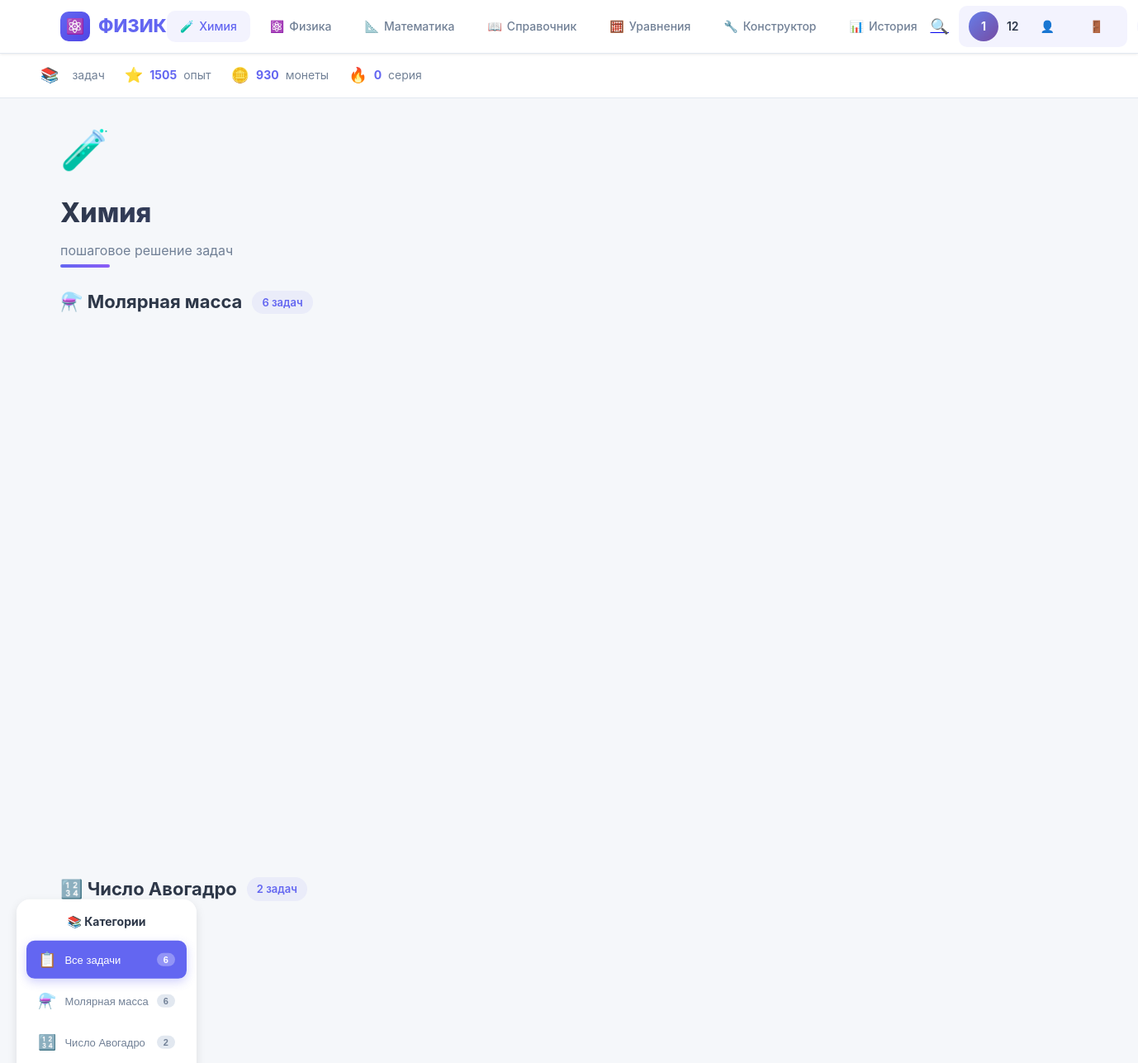
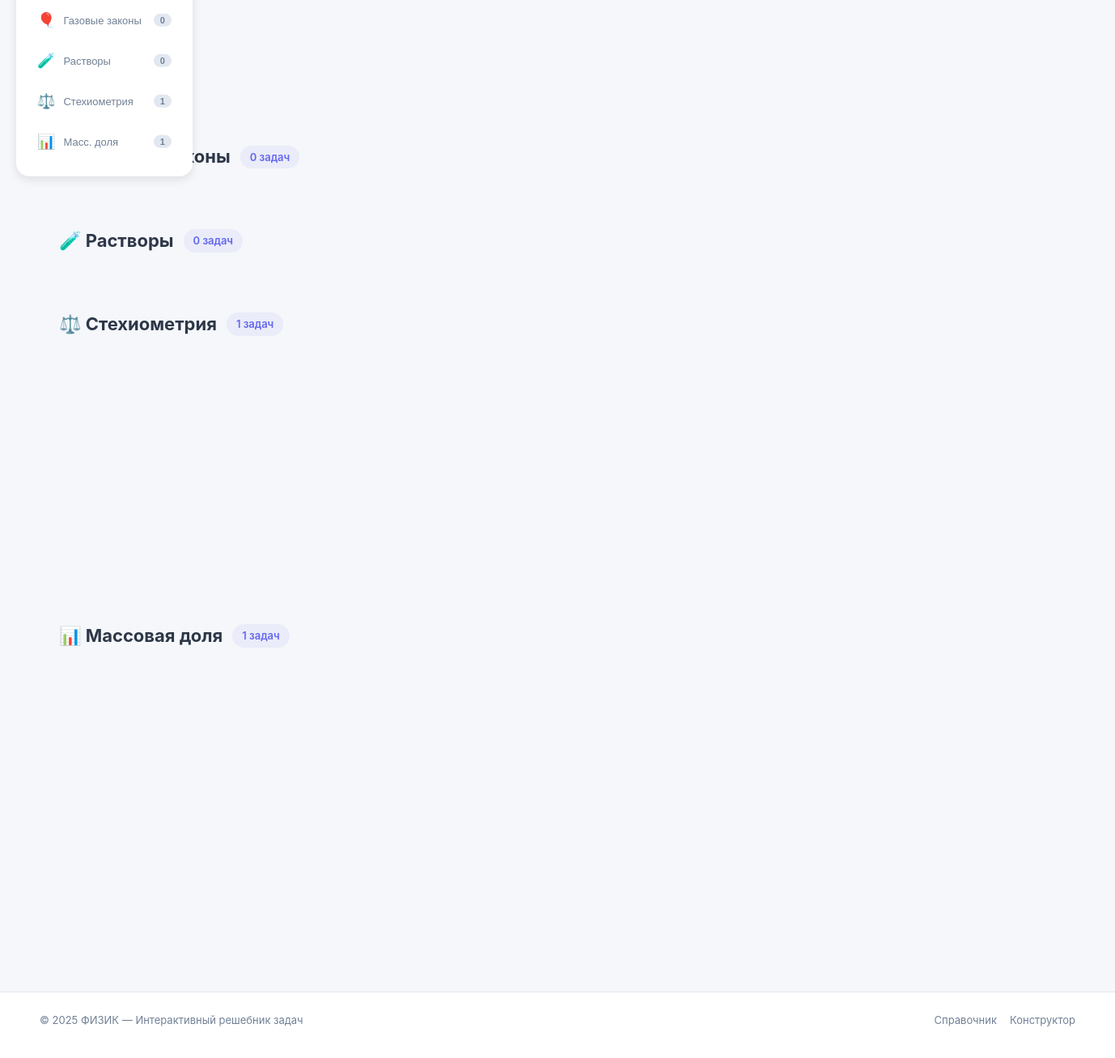
Screenshot of /chemistry (signed in) with the database file from the repository (2 pictures, top to bottom).
### tables this page shows
CREATE TABLE users (
            id INTEGER PRIMARY KEY AUTOINCREMENT,
            username TEXT NOT NULL UNIQUE,
            email TEXT NOT NULL UNIQUE,
            password_hash TEXT NOT NULL,
            avatar TEXT DEFAULT 'default',
            created_at TEXT NOT NULL,
            xp INTEGER DEFAULT 0,
            coins INTEGER DEFAULT 0,
            streak INTEGER DEFAULT 0
        );

### app.py (the view)
@app.route('/chemistry')
def chemistry():
    user = get_current_user()
    if not user:
        flash('Войдите в аккаунт для сохранения результатов', 'warning')
        return redirect(url_for('login'))
    chemistry_tasks = [{'id': k, **t} for k, t in TASKS.items() if t.get('category') == 'Химия']
    return render_template('chemistry.html',
                           user=user,
                           chemistry_tasks=chemistry_tasks,
                           avogadro_tasks=[t for t in chemistry_tasks if 'Авогадро' in t['name']],
                           gas_law_tasks=[t for t in chemistry_tasks if 'Газ' in t['name']],
                           concentration_tasks=[t for t in chemistry_tasks if 'Раствор' in t['name']],
                           stoichiometry_tasks=[t for t in chemistry_tasks if 'Стехиометрия' in t['name']],
                           mass_percent_tasks=[t for t in chemistry_tasks if 'Массовая' in t['name']])

### app.py (called while the page is built)
def get_current_user():
    if 'user_id' in session:
        return get_user_by_id(session['user_id'])
    return None

### models.py (called while the page is built)
def _get_connection():
    conn = sqlite3.connect(DB_PATH)
    conn.execute("PRAGMA foreign_keys = ON")
    return conn

def get_user_by_id(user_id):
    with _get_connection() as conn:
        conn.row_factory = sqlite3.Row
        user = conn.execute("SELECT * FROM users WHERE id = ?", (user_id,)).fetchone()
        if not user:
            return None
        return {
            'id': user['id'],
            'username': user['username'],
            'email': user['email'],
            'avatar': user['avatar'],
            'xp': user['xp'],
            'coins': user['coins'],
            'streak': user['streak'],
            'created_at': user['created_at']
        }

### templates/chemistry.html (shortened to what this page needs)
{% extends 'base.html' %}
{% block content %}
<div class="page-header">
    <div class="task-icon">🧪</div>
    <h1>Химия</h1>
    <p class="subtitle">пошаговое решение задач</p>
</div>
<div class="category-sidebar">
    <h3 class="sidebar-title">📚 Категории</h3>
    <button class="category-item active" data-category="all" onclick="filterTasks('all')">
        <span class="category-icon">📋</span>
        <span class="category-name">Все задачи</span>
        <span class="category-badge">6</span>
    </button>
    <button class="category-item" data-category="Молярная масса" onclick="filterTasks('Молярная масса')">
        <span class="category-icon">⚗️</span>
        <span class="category-name">Молярная масса</span>
        <span class="category-badge">{{ chemistry_tasks|length }}</span>
    </button>
    <button class="category-item" data-category="Число Авогадро" onclick="filterTasks('Число Авогадро')">
        <span class="category-icon">🔢</span>
        <span class="category-name">Число Авогадро</span>
        <span class="category-badge">{{ avogadro_tasks|length }}</span>
    </button>
    <button class="category-item" data-category="Газовые законы" onclick="filterTasks('Газовые законы')">
        <span class="category-icon">🎈</span>
        <span class="category-name">Газовые законы</span>
        <span class="category-badge">{{ gas_law_tasks|length }}</span>
    </button>
    <button class="category-item" data-category="Растворы" onclick="filterTasks('Растворы')">
        <span class="category-icon">🧪</span>
        <span class="category-name">Растворы</span>
        <span class="category-badge">{{ concentration_tasks|length }}</span>
    </button>
    <button class="category-item" data-category="Стехиометрия" onclick="filterTasks('Стехиометрия')">
        <span class="category-icon">⚖️</span>
        <span class="category-name">Стехиометрия</span>
        <span class="category-badge">{{ stoichiometry_tasks|length }}</span>
    </button>
    <button class="category-item" data-category="Массовая доля" onclick="filterTasks('Массовая доля')">
        <span class="category-icon">📊</span>
        <span class="category-name">Масс. доля</span>
        <span class="category-badge">{{ mass_percent_tasks|length }}</span>
    </button>
</div>
<section class="category-section" data-category="Молярная масса">
    <div class="category-header">
        <h2>⚗️ Молярная масса</h2>
        <span class="category-count">{{ chemistry_tasks|length }} задач</span>
    </div>
    <div class="cards-grid">
    </div>
</section>
<section class="category-section" data-category="Число Авогадро">
    <div class="category-header">
        <h2>🔢 Число Авогадро</h2>
        <span class="category-count">{{ avogadro_tasks|length }} задач</span>
    </div>
    <div class="cards-grid">
    </div>
</section>
<section class="category-section" data-category="Газовые законы">
    <div class="category-header">
        <h2>🎈 Газовые законы</h2>
        <span class="category-count">{{ gas_law_tasks|length }} задач</span>
    </div>
</section>
<section class="category-section" data-category="Растворы">
    <div class="category-header">
        <h2>🧪 Растворы</h2>
        <span class="category-count">{{ concentration_tasks|length }} задач</span>
    </div>
</section>
<section class="category-section" data-category="Стехиометрия">
    <div class="category-header">
        <h2>⚖️ Стехиометрия</h2>
        <span class="category-count">{{ stoichiometry_tasks|length }} задач</span>
    </div>
    <div class="cards-grid">
    </div>
</section>
<section class="category-section" data-category="Массовая доля">
    <div class="category-header">
        <h2>📊 Массовая доля</h2>
        <span class="category-count">{{ mass_percent_tasks|length }} задач</span>
    </div>
    <div class="cards-grid">
    </div>
</section>
{% endblock %}

### templates/base.html (shortened to what this page needs)
<!doctype html>
<html lang="ru">
<head>
    <link rel="stylesheet" href="{{ url_for('static', filename='style.css') }}?v=13">
</head>
<body>
<header class="topbar">
    <div class="topbar-inner">
        <a href="{{ url_for('index') }}" class="logo">
            <span class="logo-icon">⚛️</span>
            <span class="logo-text">ФИЗИК</span>
        </a>
        <nav class="topnav">
            <a href="{{ url_for('chemistry') }}" class="topnav-item {% if request.endpoint == 'chemistry' %}active{% endif %}">
                <span class="topnav-icon">🧪</span>
                <span>Химия</span>
            </a>
            <a href="{{ url_for('index') }}" class="topnav-item {% if request.endpoint == 'index' %}active{% endif %}">
                <span class="topnav-icon">⚛️</span>
                <span>Физика</span>
            </a>
            <a href="{{ url_for('math') }}" class="topnav-item {% if request.endpoint == 'math' %}active{% endif %}">
                <span class="topnav-icon">📐</span>
                <span>Математика</span>
            </a>
            <a href="{{ url_for('reference') }}" class="topnav-item {% if request.endpoint == 'reference' %}active{% endif %}">
                <span class="topnav-icon">📖</span>
                <span>Справочник</span>
            </a>
            <a href="{{ url_for('equation') }}" class="topnav-item {% if request.endpoint == 'equation' %}active{% endif %}">
                <span class="topnav-icon">🧮</span>
                <span>Уравнения</span>
            </a>
            <a href="{{ url_for('builder') }}" class="topnav-item {% if request.endpoint == 'builder' %}active{% endif %}">
                <span class="topnav-icon">🔧</span>
                <span>Конструктор</span>
            </a>
            <a href="{{ url_for('history') }}" class="topnav-item {% if request.endpoint == 'history' %}active{% endif %}">
                <span class="topnav-icon">📊</span>
                <span>История</span>
            </a>
        </nav>
        <div class="topbar-right">
            <a href="{{ url_for('search') }}" class="search-toggle" title="Поиск">
                <span style="font-size: 18px;">🔍</span>
            </a>
            {% if user %}
            <div class="user-badge">
                <div class="user-avatar">{{ user.username[0]|upper }}</div>
                <span class="user-name">{{ user.username }}</span>
                <a href="{{ url_for('profile') }}" class="topnav-item" title="Профиль">👤</a>
                <a href="{{ url_for('logout') }}" class="topnav-item" title="Выйти">🚪</a>
            </div>
            {% else %}
            <a href="{{ url_for('login') }}" class="btn" style="padding: 8px 16px; font-size: 13px;">Войти</a>
            {% endif %}
        </div>
    </div>
</header>
<div class="stats-bar">
    <div class="stats-inner">
        <div class="stat-item">
            <span class="stat-icon">📚</span>
            <span class="stat-label">задач</span>
        </div>
        {% if user %}
        <div class="stat-item">
            <span class="stat-icon">⭐</span>
            <span class="stat-value">{{ user.xp or 0 }}</span>
            <span class="stat-label">опыт</span>
        </div>
        <div class="stat-item">
            <span class="stat-icon">🪙</span>
            <span class="stat-value">{{ user.coins or 0 }}</span>
            <span class="stat-label">монеты</span>
        </div>
        <div class="stat-item">
            <span class="stat-icon">🔥</span>
            <span class="stat-value">{{ user.streak or 0 }}</span>
            <span class="stat-label">серия</span>
        </div>
        {% else %}
        <div class="stat-item">
            <span class="stat-icon">🏆</span>
            <span class="stat-value">{{ records|length if records else 0 }}</span>
            <span class="stat-label">решено</span>
        </div>
        {% endif %}
    </div>
</div>
<main>
    {% block content %}{% endblock %}
</main>
<footer class="site-footer">
    <div style="max-width: 1280px; margin: 0 auto;">
        <div style="display: flex; justify-content: space-between; align-items: center; margin-bottom: 12px;">
            <span>© 2025 ФИЗИК — Интерактивный решебник задач</span>
            <div style="display: flex; gap: 16px;">
                <a href="{{ url_for('reference') }}" style="color: var(--text-secondary); text-decoration: none; font-size: 13px;">Справочник</a>
                <a href="{{ url_for('builder') }}" style="color: var(--text-secondary); text-decoration: none; font-size: 13px;">Конструктор</a>
            </div>
        </div>
    </div>
</footer>
</body>
</html>

### rows the page displays
users: username "1", username "12", xp "1505", coins "930", streak "0"

### other values shown
{{ chemistry_tasks|length }} "6"
{{ avogadro_tasks|length }} "2"
{{ gas_law_tasks|length }} "0"
{{ concentration_tasks|length }} "0"
{{ stoichiometry_tasks|length }} "1"
{{ mass_percent_tasks|length }} "1"
